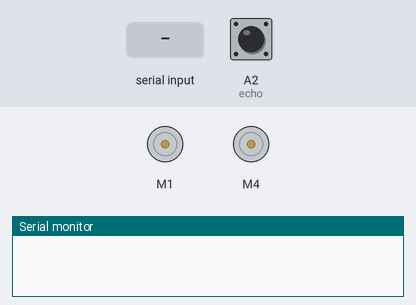
A sketch run on a simulated Arduino Uno, built with avr-gcc and run on an emulated ATmega328P. On the bench: 2 × DC motor (green arrow = forward, orange = backward, longer = faster), the last lines printed to the serial monitor. The test bench sets the inputs (shaded band); at power-on: A2 (echo) LOW.

Above: at 4.7 s.
4.8 s: "1\n" received over the second serial link
7.3 s: A2 (echo) pulsed HIGH 2 times (0.12 s each, 0.3 s apart)
10.9 s: "0\n" received over the second serial link
At 12.7 s:
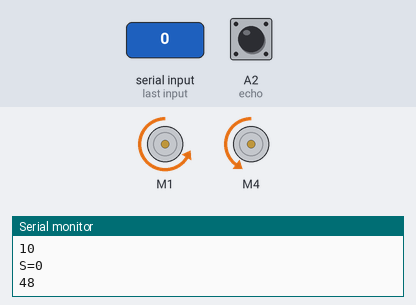
At 28.6 s:
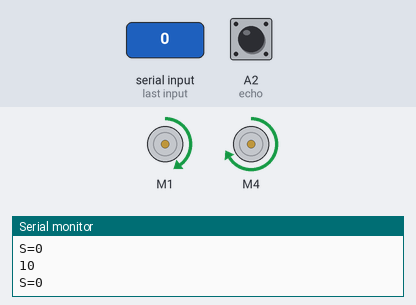
Timing chart, 0 to 45.9 s (numbered marks = the images above; inputs shaded):
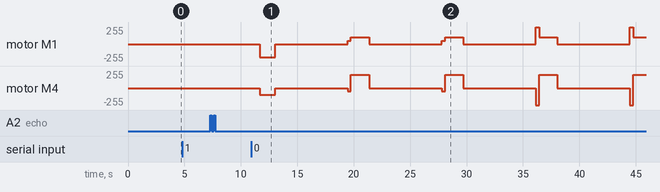

Measured:
- after the input at 7.3 s, every drawn part: stays the same

The sketch:

RoboCode.ino
```cpp
#include <SoftwareSerial.h>
#include <NewPing.h>
#include <AFMotor.h>
SoftwareSerial BT_Serial(2, 3);  // RX, TX
#define servo 10
#define R_S A0      //ir sensor Right
#define L_S A1      //ir sensor Left
#define echo A2     //Echo pin
#define trigger A3  //Trigger pin
int distance_L, distance_F = 40, distance_R;
long distance;
int set = 30;
int bt_ir_data;  // variable to receive data from the serial port
int Speed = 120;
int mode = 0;
#define MAX_DISTANCE 100
NewPing sonar(trigger, echo, MAX_DISTANCE);

AF_DCMotor Motor1(1, MOTOR12_1KHZ);
AF_DCMotor Motor4(4, MOTOR34_1KHZ);

void setup() {               // put your setup code here, to run once
  pinMode(R_S, INPUT);       // declare if sensor as input
  pinMode(L_S, INPUT);       // declare ir sensor as input
  pinMode(echo, INPUT);      // declare ultrasonic sensor Echo pin as input
  pinMode(trigger, OUTPUT);  // declare ultrasonic sensor Trigger pin as Output

  Serial.begin(9600);  // start serial communication at 9600bps
  BT_Serial.begin(9600);
  for (int angle = 70; angle <= 140; angle += 5) {
    servoPulse(servo, angle);
  }
  for (int angle = 140; angle >= 0; angle -= 5) {
    servoPulse(servo, angle);
  }
  for (int angle = 0; angle <= 70; angle += 5) {
    servoPulse(servo, angle);
  }
  delay(500);
}
void loop() {
  if (BT_Serial.available() > 0) {  //if some date is sent, reads it and saves in state
    bt_ir_data = BT_Serial.read();
    Serial.println(bt_ir_data);
    if (bt_ir_data > 20) { Speed = bt_ir_data; }
  }

  else if (bt_ir_data == 9) {
    mode = 1;
    Speed = 130;
  }  //Auto Line Follower Command
  else if (bt_ir_data == 10) {
    mode = 2;
    Speed = 255;
  }  //Auto Obstacle Avoiding Command
  else if (bt_ir_data == 8) {
    mode = 0;
    Speed = 120;
  }  //Manual  Command
  if (mode == 0) {
    //===============================================================================
    //                          Key Control Command
    //===============================================================================
    if (bt_ir_data == 1) { forword(); }  // if the bt_data is '1' the DC motor will go forward
    else if (bt_ir_data == 2) {
      backword();
    }                                          // if the bt_data is '2' the motor will Reverse
    else if (bt_ir_data == 3) { turnLeft(); }  // if the bt_data is '3' the motor will turn left
    else if (bt_ir_data == 4) {
      turnRight();
    }                                      // if the bt_data is '4' the motor will turn right
    else if (bt_ir_data == 5) { Stop(); }  // if the bt_data '5' the motor will Stop
    //===============================================================================
    //                          Voice Control Command
    //===============================================================================
    else if (bt_ir_data == 6) {
      turnLeft();
      delay(400);
      Speed = 100;
      bt_ir_data = 5;
    } else if (bt_ir_data == 7) {
      turnRight();
      delay(400);
      Speed = 100;
      bt_ir_data = 5;
    }
  }
  if (mode == 1) {
    //===============================================================================
    //                          Human Following Control
    //===============================================================================

    delay(50);
    unsigned int distance = sonar.ping_cm();

    int Right_Value = digitalRead(R_S);
    int Left_Value = digitalRead(L_S);


    if ((Right_Value == 1) && (distance >= 10 && distance <= 30) && (Left_Value == 1)) {
      forword();
    } else if ((Right_Value == 0) && (Left_Value == 1)) {
      turnLeft();
    } else if ((Right_Value == 1) && (Left_Value == 0)) {
      turnRight();
    } else if ((Right_Value == 1) && (Left_Value == 1)) {
      Stop();
    } else if (distance > 1 && distance < 10) {
      Stop();
    }
  }
  if (mode == 2) {

    //===============================================================================
    //                          Obstacle Avoiding Control
    //===============================================================================
    if (bt_ir_data == 8) {
      mode = 0;
      Speed = 120;
      distance_F = 30;
    } else {
      distance_F = Ultrasonic_read();
      Serial.print("S=");
      Serial.println(distance_F);
      if (bt_ir_data == 8) {
        mode = 0;
        Speed = 120;
        distance_F = 30;
      }
      if (distance_F > set) {
        forword();
      } else {
        Check_side();
      }
    }
  }
  delay(10);
}

void servoPulse(int pin, int angle) {
  int pwm = (angle * 11) + 500;  // Convert angle to microseconds
  digitalWrite(pin, HIGH);
  delayMicroseconds(pwm);
  digitalWrite(pin, LOW);
  delay(50);  // Refresh cycle of servo
}
//**********************Ultrasonic_read****************************
long Ultrasonic_read() {
  digitalWrite(trigger, LOW);
  delayMicroseconds(2);
  digitalWrite(trigger, HIGH);
  delayMicroseconds(10);
  distance = pulseIn(echo, HIGH);
  return distance / 29 / 2;
}
void compareDistance() {
  if (distance_L > distance_R) {
    turnLeft();
    delay(350);
  } else if (distance_R > distance_L) {
    turnRight();
    delay(350);
  } else {
    backword();
    delay(300);
    turnRight();
    delay(600);
  }
}
void Check_side() {
  Stop();
  delay(100);
  for (int angle = 70; angle <= 140; angle += 5) {
    servoPulse(servo, angle);
  }
  delay(300);
  distance_L = Ultrasonic_read();
  delay(100);
  for (int angle = 140; angle >= 0; angle -= 5) {
    servoPulse(servo, angle);
  }
  delay(500);
  distance_R = Ultrasonic_read();
  delay(100);
  for (int angle = 0; angle <= 70; angle += 5) {
    servoPulse(servo, angle);
  }
  delay(300);
  compareDistance();
}
void forword() {  //forword
  Motor1.setSpeed(Speed);
  Motor1.run(BACKWARD);
  Motor4.setSpeed(Speed);
  Motor4.run(FORWARD);
}
void backword() {  //backword
  Motor1.setSpeed(Speed);
  Motor1.run(FORWARD);
  Motor4.setSpeed(Speed);
  Motor4.run(BACKWARD);
}
void turnRight() {  //turnRight
  Motor1.setSpeed(100);
  Motor1.run(FORWARD);
  Motor4.setSpeed(200);
  Motor4.run(FORWARD);
}
void turnLeft() {  //turnLeft
  Motor1.setSpeed(200);
  Motor1.run(BACKWARD);
  Motor4.setSpeed(100);
  Motor4.run(BACKWARD);
}
void Stop() {  //stop
  Motor1.setSpeed(0);
  Motor1.run(RELEASE);
  Motor4.setSpeed(0);
  Motor4.run(RELEASE);
}
```
